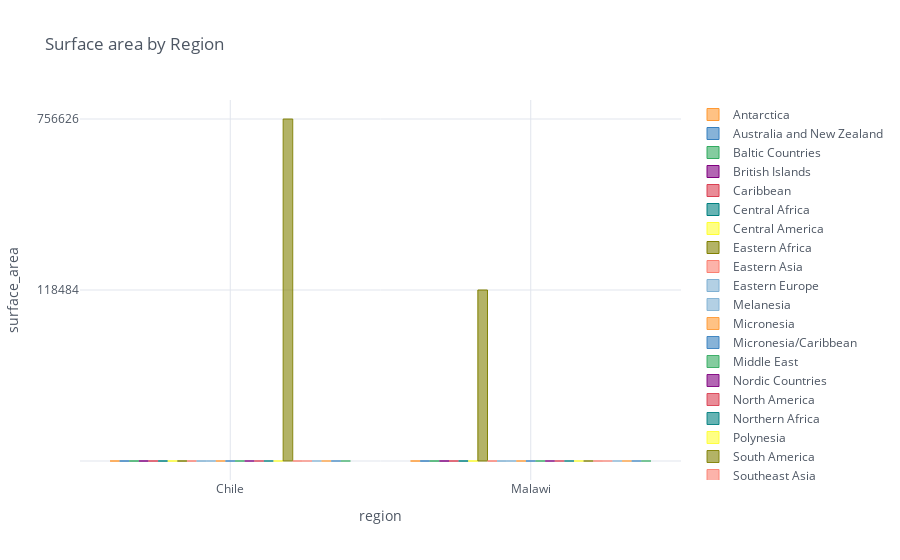

The notebook cell saved with this chart:
### Code cell
# Barplot o grafico de barras
data3_muestra = data3[data3.index.isin(["Chile","Malawi"])]
# plotting
data3_muestra.iplot(kind='bar', xTitle='region',
                           yTitle='surface_area', title='Surface area by Region')

### Figure 1 — Plotly figure (JSON) as saved in the notebook; plotly's stock layout.template omitted (floating-point values rounded to 4 significant figures)
{"data": [{"marker": {"color": "rgba(255, 153, 51, 0.6)", "line": {"color": "rgba(255, 153, 51, 1.0)", "width": 1}}, "name": "Antarctica", "orientation": "v", "text": "", "type": "bar", "x": ["Chile", "Malawi"], "y": ["", ""]}, {"marker": {"color": "rgba(55, 128, 191, 0.6)", "line": {"color": "rgba(55, 128, 191, 1.0)", "width": 1}}, "name": "Australia and New Zealand", "orientation": "v", "text": "", "type": "bar", "x": ["Chile", "Malawi"], "y": ["", ""]}, {"marker": {"color": "rgba(50, 171, 96, 0.6)", "line": {"color": "rgba(50, 171, 96, 1.0)", "width": 1}}, "name": "Baltic Countries", "orientation": "v", "text": "", "type": "bar", "x": ["Chile", "Malawi"], "y": ["", ""]}, {"marker": {"color": "rgba(128, 0, 128, 0.6)", "line": {"color": "rgba(128, 0, 128, 1.0)", "width": 1}}, "name": "British Islands", "orientation": "v", "text": "", "type": "bar", "x": ["Chile", "Malawi"], "y": ["", ""]}, {"marker": {"color": "rgba(219, 64, 82, 0.6)", "line": {"color": "rgba(219, 64, 82, 1.0)", "width": 1}}, "name": "Caribbean", "orientation": "v", "text": "", "type": "bar", "x": ["Chile", "Malawi"], "y": ["", ""]}, {"marker": {"color": "rgba(0, 128, 128, 0.6)", "line": {"color": "rgba(0, 128, 128, 1.0)", "width": 1}}, "name": "Central Africa", "orientation": "v", "text": "", "type": "bar", "x": ["Chile", "Malawi"], "y": ["", ""]}, {"marker": {"color": "rgba(255, 255, 51, 0.6)", "line": {"color": "rgba(255, 255, 51, 1.0)", "width": 1}}, "name": "Central America", "orientation": "v", "text": "", "type": "bar", "x": ["Chile", "Malawi"], "y": ["", ""]}, {"marker": {"color": "rgba(128, 128, 0, 0.6)", "line": {"color": "rgba(128, 128, 0, 1.0)", "width": 1}}, "name": "Eastern Africa", "orientation": "v", "text": "", "type": "bar", "x": ["Chile", "Malawi"], "y": ["", 118484]}, {"marker": {"color": "rgba(251, 128, 114, 0.6)", "line": {"color": "rgba(251, 128, 114, 1.0)", "width": 1}}, "name": "Eastern Asia", "orientation": "v", "text": "", "type": "bar", "x": ["Chile", "Malawi"], "y": ["", ""]}, {"marker": {"color": "rgba(128, 177, 211, 0.6)", "line": {"color": "rgba(128, 177, 211, 1.0)", "width": 1}}, "name": "Eastern Europe", "orientation": "v", "text": "", "type": "bar", "x": ["Chile", "Malawi"], "y": ["", ""]}, {"marker": {"color": "rgba(128, 177, 211, 0.6)", "line": {"color": "rgba(128, 177, 211, 0.8999999999999999)", "width": 1}}, "name": "Melanesia", "orientation": "v", "text": "", "type": "bar", "x": ["Chile", "Malawi"], "y": ["", ""]}, {"marker": {"color": "rgba(255, 153, 51, 0.6)", "line": {"color": "rgba(255, 153, 51, 0.8999999999999999)", "width": 1}}, "name": "Micronesia", "orientation": "v", "text": "", "type": "bar", "x": ["Chile", "Malawi"], "y": ["", ""]}, {"marker": {"color": "rgba(55, 128, 191, 0.6)", "line": {"color": "rgba(55, 128, 191, 0.8999999999999999)", "width": 1}}, "name": "Micronesia/Caribbean", "orientation": "v", "text": "", "type": "bar", "x": ["Chile", "Malawi"], "y": ["", ""]}, {"marker": {"color": "rgba(50, 171, 96, 0.6)", "line": {"color": "rgba(50, 171, 96, 0.8999999999999999)", "width": 1}}, "name": "Middle East", "orientation": "v", "text": "", "type": "bar", "x": ["Chile", "Malawi"], "y": ["", ""]}, {"marker": {"color": "rgba(128, 0, 128, 0.6)", "line": {"color": "rgba(128, 0, 128, 0.8999999999999999)", "width": 1}}, "name": "Nordic Countries", "orientation": "v", "text": "", "type": "bar", "x": ["Chile", "Malawi"], "y": ["", ""]}, {"marker": {"color": "rgba(219, 64, 82, 0.6)", "line": {"color": "rgba(219, 64, 82, 0.8999999999999999)", "width": 1}}, "name": "North America", "orientation": "v", "text": "", "type": "bar", "x": ["Chile", "Malawi"], "y": ["", ""]}, {"marker": {"color": "rgba(0, 128, 128, 0.6)", "line": {"color": "rgba(0, 128, 128, 0.8999999999999999)", "width": 1}}, "name": "Northern Africa", "orientation": "v", "text": "", "type": "bar", "x": ["Chile", "Malawi"], "y": ["", ""]}, {"marker": {"color": "rgba(255, 255, 51, 0.6)", "line": {"color": "rgba(255, 255, 51, 0.8999999999999999)", "width": 1}}, "name": "Polynesia", "orientation": "v", "text": "", "type": "bar", "x": ["Chile", "Malawi"], "y": ["", ""]}, {"marker": {"color": "rgba(128, 128, 0, 0.6)", "line": {"color": "rgba(128, 128, 0, 0.8999999999999999)", "width": 1}}, "name": "South America", "orientation": "v", "text": "", "type": "bar", "x": ["Chile", "Malawi"], "y": [756626, ""]}, {"marker": {"color": "rgba(251, 128, 114, 0.6)", "line": {"color": "rgba(251, 128, 114, 0.8999999999999999)", "width": 1}}, "name": "Southeast Asia", "orientation": "v", "text": "", "type": "bar", "x": ["Chile", "Malawi"], "y": ["", ""]}, {"marker": {"color": "rgba(251, 128, 114, 0.6)", "line": {"color": "rgba(251, 128, 114, 0.7999999999999998)", "width": 1}}, "name": "Southern Africa", "orientation": "v", "text": "", "type": "bar", "x": ["Chile", "Malawi"], "y": ["", ""]}, {"marker": {"color": "rgba(128, 177, 211, 0.6)", "line": {"color": "rgba(128, 177, 211, 0.7999999999999998)", "width": 1}}, "name": "Southern Europe", "orientation": "v", "text": "", "type": "bar", "x": ["Chile", "Malawi"], "y": ["", ""]}, {"marker": {"color": "rgba(255, 153, 51, 0.6)", "line": {"color": "rgba(255, 153, 51, 0.7999999999999998)", "width": 1}}, "name": "Southern and Central Asia", "orientation": "v", "text": "", "type": "bar", "x": ["Chile", "Malawi"], "y": ["", ""]}, {"marker": {"color": "rgba(55, 128, 191, 0.6)", "line": {"color": "rgba(55, 128, 191, 0.7999999999999998)", "width": 1}}, "name": "Western Africa", "orientation": "v", "text": "", "type": "bar", "x": ["Chile", "Malawi"], "y": ["", ""]}, {"marker": {"color": "rgba(50, 171, 96, 0.6)", "line": {"color": "rgba(50, 171, 96, 0.7999999999999998)", "width": 1}}, "name": "Western Europe", "orientation": "v", "text": "", "type": "bar", "x": ["Chile", "Malawi"], "y": ["", ""]}], "layout": {"legend": {"bgcolor": "#FFFFFF", "font": {"color": "#4D5663"}}, "paper_bgcolor": "#FFFFFF", "plot_bgcolor": "#FFFFFF", "title": {"font": {"color": "#4D5663"}, "text": "Surface area by Region"}, "xaxis": {"gridcolor": "#E1E5ED", "showgrid": true, "tickfont": {"color": "#4D5663"}, "title": {"font": {"color": "#4D5663"}, "text": "region"}, "zerolinecolor": "#E1E5ED"}, "yaxis": {"gridcolor": "#E1E5ED", "showgrid": true, "tickfont": {"color": "#4D5663"}, "title": {"font": {"color": "#4D5663"}, "text": "surface_area"}, "zerolinecolor": "#E1E5ED"}}}
